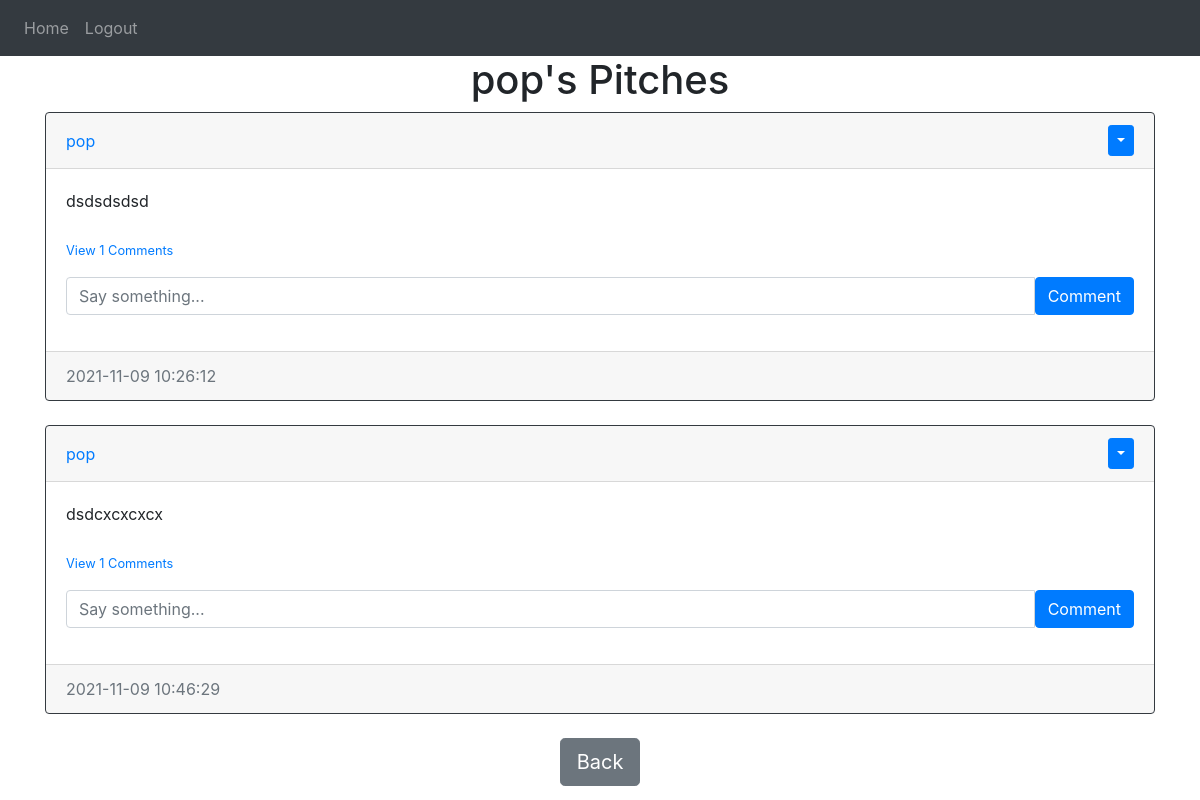
The page /pitches/pop (signed in) on the database its author committed.
### website/models.py (models this page shows)
class User(db.Model, UserMixin):
    id = db.Column(db.Integer, primary_key=True)
    email = db.Column(db.String(150), unique=True)
    username = db.Column(db.String(150), unique=True)
    password = db.Column(db.String(150))
    date_created = db.Column(db.DateTime(timezone=True), default=func.now())
    posts = db.relationship('Post', backref='user', passive_deletes=True)
    comments = db.relationship('Comment', backref='user', passive_deletes=True)

class Post(db.Model):
    id = db.Column(db.Integer, primary_key=True)
    text = db.Column(db.Text, nullable=False)
    date_created = db.Column(db.DateTime(timezone=True), default=func.now())
    author = db.Column(db.Integer, db.ForeignKey('user.id', ondelete="CASCADE"), nullable=False)
    comments = db.relationship('Comment', backref='post', passive_deletes=True)

### website/views.py (the view)
@views.route('/pitches/<username>')
@login_required
def pitches(username):
    user = User.query.filter_by(username=username).first()
    if not user:
        flash('No user with that username exists.', category='error')
        return redirect(url_for('views.home'))
    posts = user.posts
    return render_template('pitches.html',user=current_user,posts=posts,username=username)

### website/__init__.py (called while the page is built)
def create_app():
    app = Flask(__name__)
    app.config['SECRET_KEY'] = 'eowqiepowqipeoeoqwpeoiwpqoei'
    app.config['SQLALCHEMY_DATABASE_URI'] = f'sqlite:///{DB_NAME}'
    db.init_app(app)
    from .views import views
    from .auth import auth
    app.register_blueprint(views, url_prefix='/')
    app.register_blueprint(auth, url_prefix='/')
    from .models import User, Post,Comment
    login_manager =LoginManager()
    login_manager.login_view = 'auth.login'
    login_manager.init_app(app)
    @login_manager.user_loader
    def load_user(id):
        return User.query.get(int(id))
    create_database(app)
    return app

### website/templates/pitches.html (shortened to what this page needs)
{% extends 'pitch_div.html' %}
{% block header %}
{{username}}'s Pitches
{% endblock %}
{% block footer %}
<div align="center">
    <a href="/home"
      ><button type="button" class="btn btn-secondary btn-lg">Back</button></a
    >
  </div>
{% endblock %}

### website/templates/pitch_div.html (shortened to what this page needs)
{% extends 'base.html' %}
{% block content %}
<h1 align="center"> {% block header %}Pitches{% endblock %}</h1>
<div id="posts">
  {% for post in posts %}
  <div class="card border-dark">
    <div class="card-header d-flex justify-content-between align-items-center">
      <a href="/pitches/{{post.user.username}}">{{post.user.username}}</a>
      {% if user.id == post.author %}
      <div class="btn-group">
        <button class="btn btn-sm btn-primary dropdown-toggle" data-toggle="dropdown"></button>
      </div>
      {% endif %}
    </div>
    <div class="card-body">
      <div class="card-text">{{post.text}}</div>
      <br>
      <p class="card-text">
      {% if post.comments|length > 0 %}
      <a href="#comments-{{post.id}}" data-toggle="collapse" role="button">
        <small>View {{post.comments|length}} Comments </small>
      </a>
      {% else %}
      <small class="text-muted">No comments</small>
      {% endif %}
      </p>
      <form action="/create-comment/{{post.id}}" method="POST" class="input-group mb-3">
          <input type="text" id="text" name="text" class="form-control" placeholder="Say something...">
          <button type="submit" class="btn btn-primary">Comment</button>
      </form>
    </div>
    <div class="card-footer text-muted">{{post.date_created}}</div>
  </div>
  <br>
  {% endfor %}
</div>
{% block footer %}{% endblock %}
{% endblock %}

### website/templates/base.html (shortened to what this page needs)
<!DOCTYPE html>
<html>
  <head>
    <link
      rel="stylesheet"
      href="https://stackpath.bootstrapcdn.com/bootstrap/4.4.1/css/bootstrap.min.css"
    />
    <link
      rel="stylesheet"
      href="https://stackpath.bootstrapcdn.com/font-awesome/4.7.0/css/font-awesome.min.css"
    />
  </head>
  <body>
    <nav class="navbar navbar-expand-lg navbar-dark bg-dark">
      <div class="collapse navbar-collapse" id="navbar">
        <div class="navbar-nav">
          {% if user.is_authenticated %}
          <a class="nav-item nav-link" id="home" href="/">Home</a>
          <a class="nav-item nav-link" id="logout" href="/logout">Logout</a>
          {% else %}
          <a class="nav-item nav-link" id="login" href="/login">Login</a>
          <a class="nav-item nav-link" id="signUp" href="/sign-up">Sign Up</a>
          {% endif %}
        </div>
      </div>
    </nav>
    <div class="container">{% block content %} {% endblock %}</div>
  </body>
</html>

### rows shown on the page
User: username "pop"
Post: user.username "pop", text "dsdsdsdsd", comments|length "1", date_created "2021-11-09 10:26:12"
Post: user.username "pop", text "dsdcxcxcxcx", comments|length "1", date_created "2021-11-09 10:46:29"
